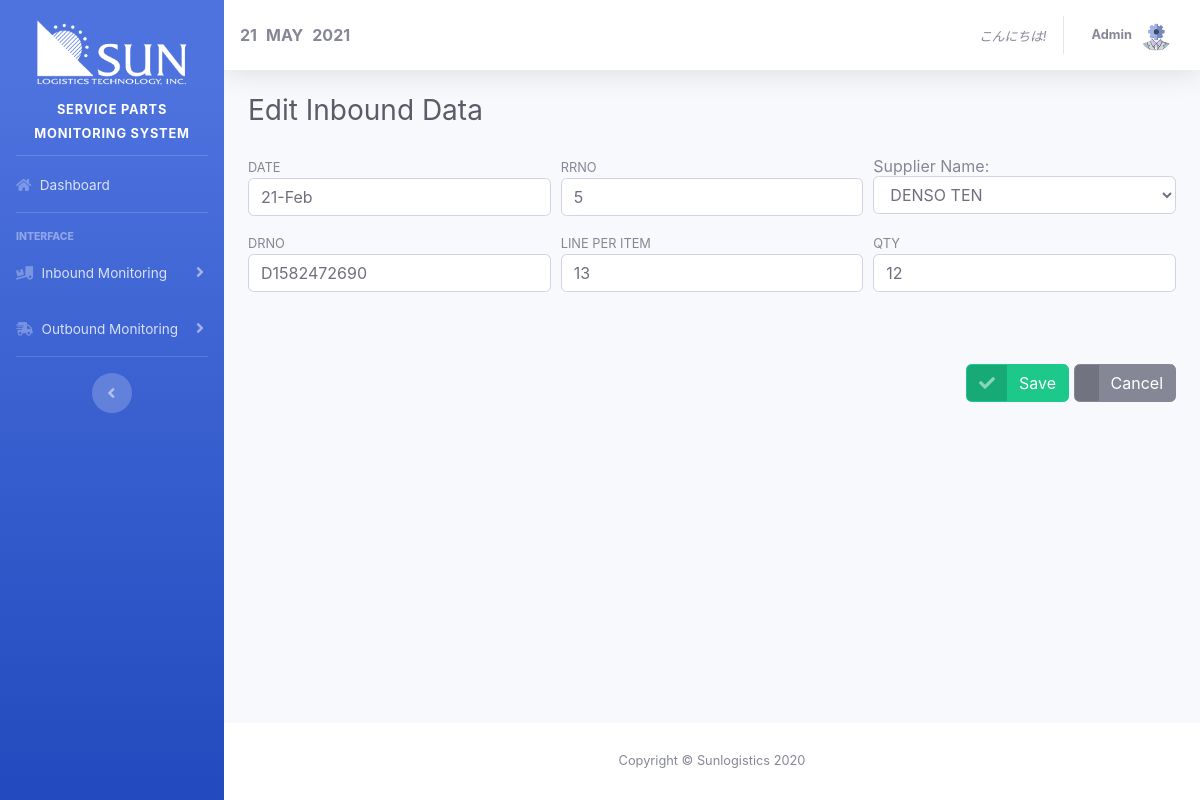
The page /editInbound.php?id=2 (signed in) on the database its author committed.
### tables this page shows
CREATE TABLE `tbl_inbound` (
  `id` int(11) NOT NULL,
  `date` varchar(11) NOT NULL,
  `rrNo` int(11) NOT NULL,
  `suppName` varchar(50) NOT NULL,
  `drNo` varchar(50) NOT NULL,
  `linePerItems` int(11) NOT NULL,
  `qty` int(11) NOT NULL,
  `totalNoOfSupp` int(11) NOT NULL,
  `totalLinePerItem` int(11) NOT NULL,
  `totalQty` int(11) NOT NULL,
  `8106` varchar(50) NOT NULL,
  `rrAvail` varchar(50) NOT NULL,
  `rrDispatch` varchar(50) NOT NULL,
  `remarks` varchar(50) NOT NULL,
  `year` varchar(10) NOT NULL
);

### editInbound.php (the view, shortened to what this page needs)
<?php
include 'header.php';
include 'connection.php';
	$myID = $_GET['id'];
	$sqlGetID = "SELECT * FROM tbl_inbound WHERE id='". $myID ."'";
	$getID = $conn->query($sqlGetID);
	$row = mysqli_fetch_array($getID,MYSQLI_ASSOC);
	$date = $row['date'];
	$rrNo = $row['rrNo'];
	$suppName = $row['suppName'];
	$drNo = $row['drNo'];
	$linePerItems = $row['linePerItems'];
	$qty = $row['qty'];
?>
<div class="container-fluid">
	<h1 class="h3 mb-4 text-gray-800">Edit Inbound Data</h1><br>
	<div class="encodeDiv">
		<form method="post">
			<div class="form-row">
				<div class="col level">
					<small>DATE</small>
					<input type="text" class="form-control" value="<?php echo $date;?>" placeholder="Date" name="txtDate" >
				</div>
				<div class="col level">
					<small>RRNO</small>
					<input type="text" id="rrNo" class="form-control" value="<?php echo $rrNo;?>" placeholder="RR NO" name="txtRRNO">
				</div>
				<?php echo getSupplierName($suppName); ?>
			</div>
			<div class="form-row">
				<div class="col">
					<small>DRNO</small>
					<input type="text" id="drNo" class="form-control" value="<?php echo $drNo;?>" placeholder="DR NUMBER" name="txtDRNo">
				</div>
				<div class="col">
					<small>LINE PER ITEM</small>
					<input type="text" id="linePerItems" class="form-control" value="<?php echo $linePerItems;?>" placeholder="LINE PER ITEMS" name="txtLinePerItems">
				</div>
				<div class="col">
					<small>QTY</small>
					<input type="text" id="qty" class="form-control" value="<?php echo $qty;?>" placeholder="QTY" name="txtQty">
				</div>
			</div>
			<br>
			<br><br>
			<div style="text-align: right;">
				<button name="btnSave" id="btnSave" class="btn btn-success btn-icon-split">
					<span class="icon text-white-50">
						<i class="fas fa-check"></i>
					</span>
					<span class="text">Save</span>
				</button>
				<a href="viewInboundPage.php" class="btn btn-secondary btn-icon-split">
					<span class="icon text-white-50">
					</span>
					<span class="text">Cancel</span>
				</a>
			</div>
		</form>
	</div>
</div>
<?php include 'footer.php'; ?>

### style.css (style rules this page uses)
.col.level { margin-top: -22px; }

### rows shown on the page
tbl_inbound: txtDate "21-Feb", txtRRNO "5", txtDRNo "D1582472690", txtLinePerItems "13", txtQty "12"

### other values the page prints
date("d", $timestamp) "21"
date("F", $timestamp) "MAY"
date("Y", $timestamp) "2021"
form field selectSupplierName "DENSO TEN"
